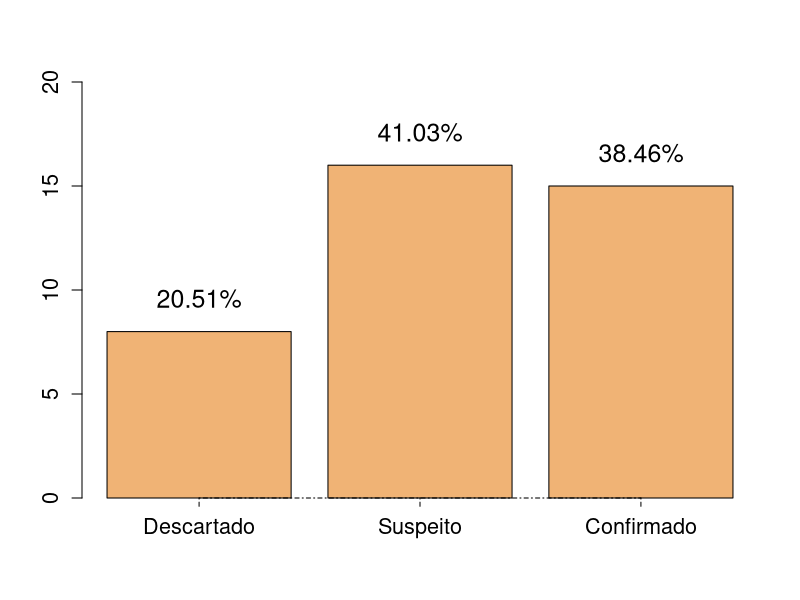
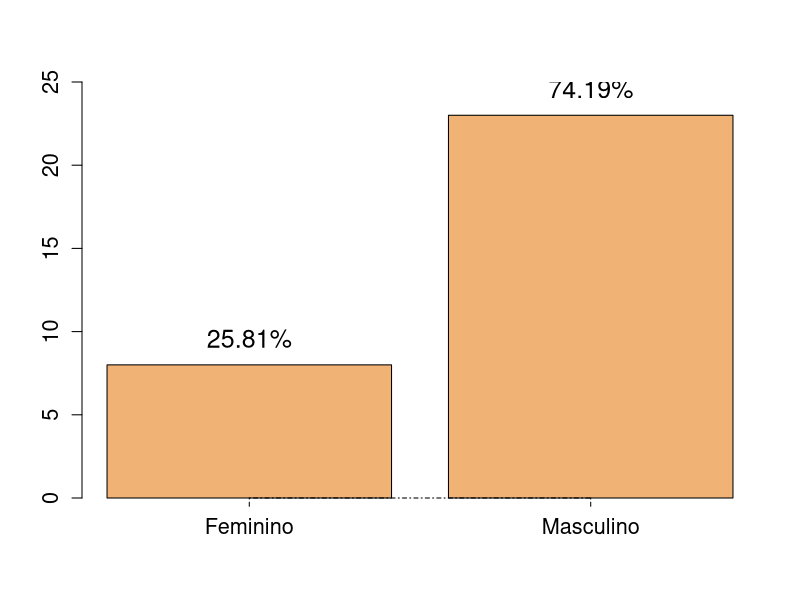
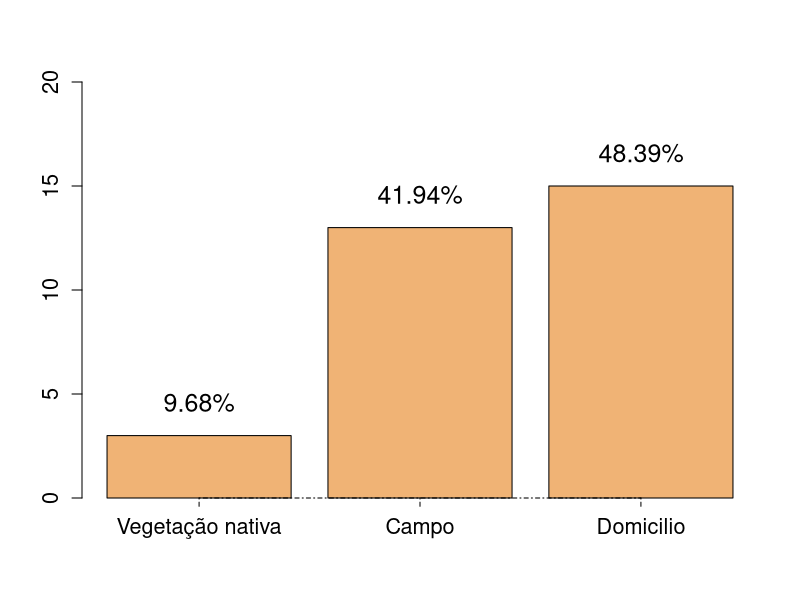
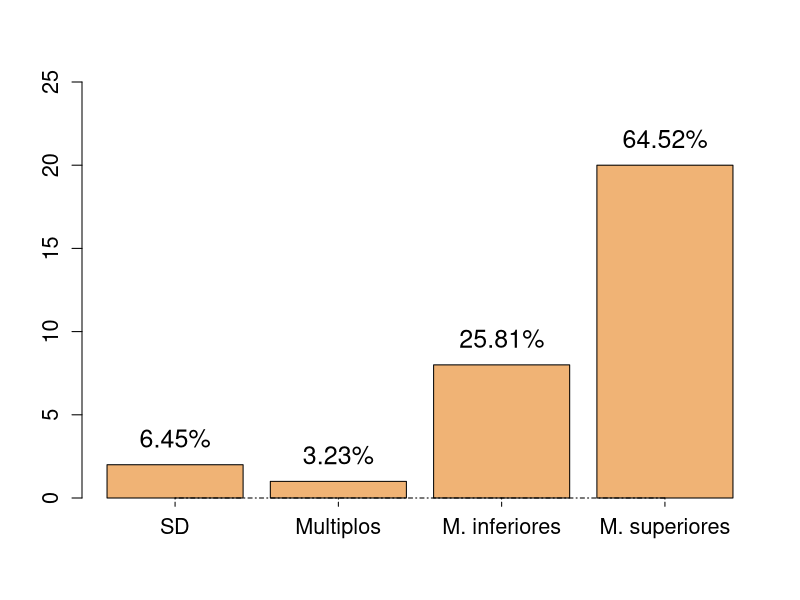
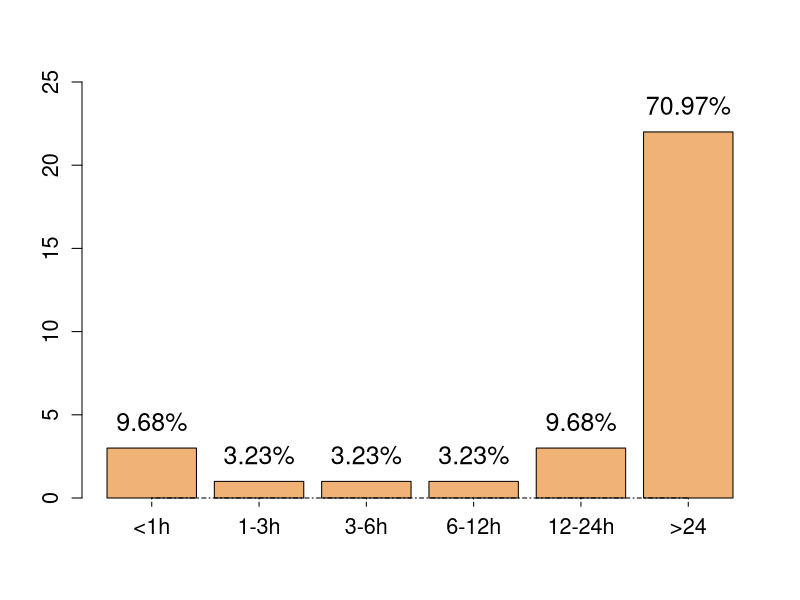
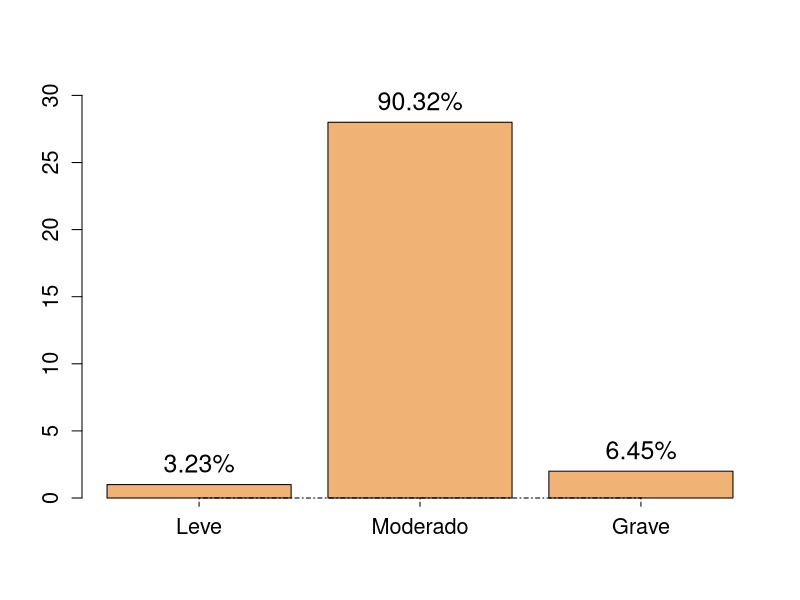
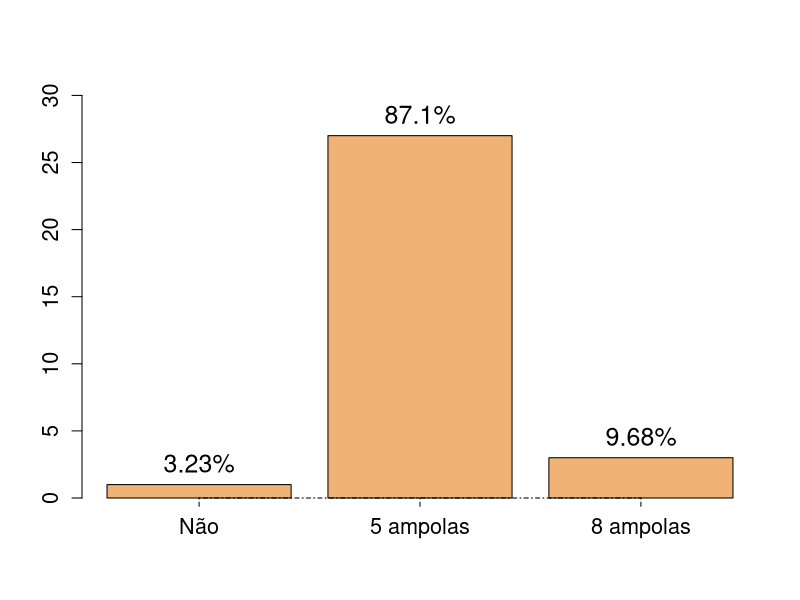
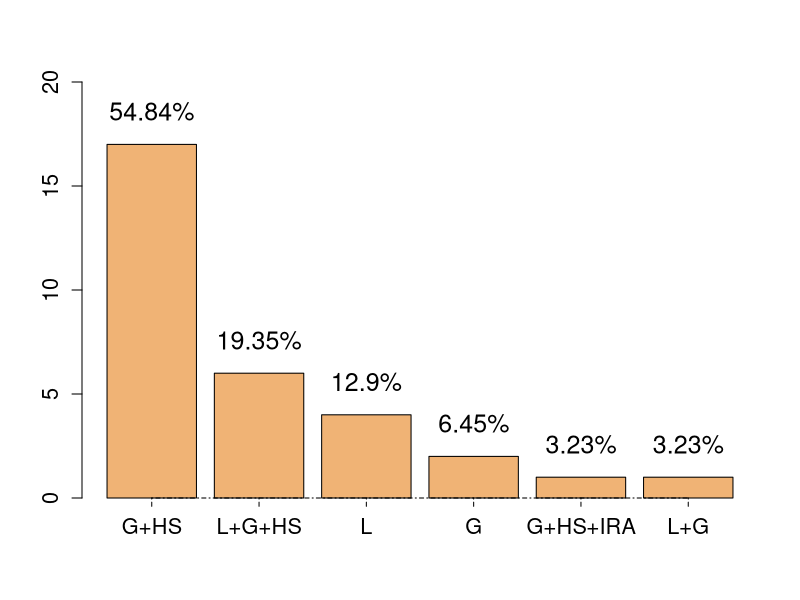

Here is the R script that generated these plots, in order:

library(ggplot2)

## Trabajo accidentes Lonomia en Misiones

class_final<-c("Descartado"= 8, "Suspeito"= 16, "Confirmado"= 15)
round(((class_final/(sum(class_final)))*100),2)
chisq.test(class_final, simulate.p.value = T)
a<-barplot(height=class_final, names=c("Descartado", "Suspeito", "Confirmado"), 
        col=rgb(0.9,0.5,0.1,0.6),
        ylim=c(0,20), 
        cex.names=1.3,
        cex.axis = 1.3,
        font = 15,
        axis.lty = 10)
text(a, class_final+1.6,paste(round((class_final/sum(class_final))*100, 2),"%", sep=""),cex=1.5) 



sexo=c("F"= 8, "M"=23)
chisq.test(sexo, simulate.p.value = T)
(sexo/sum(sexo))*100
c<-barplot(height=sexo, names=c("Feminino", "Masculino"), 
           col=rgb(0.9,0.5,0.1,0.6),
           ylim=c(0,25), 
           cex.names=1.3,
           cex.axis = 1.3,
           font = 15,
           axis.lty = 10)
text(c, sexo+1.6,paste(round((sexo/sum(sexo))*100, 2),"%", sep=""),cex=1.5) 



lugar=c("selva"=3 , "campo"=13 , "domicilio"=15 )
round(((lugar/sum(lugar))*100),2)
sum(lugar)
chisq.test(lugar, simulate.p.value = T)
chisq.test(lugar, simulate.p.value = T)$residuals
d<-barplot(height=lugar, names=c("Vegetação nativa","Campo", "Domicilio"), 
           col=rgb(0.9,0.5,0.1,0.6),
           ylim=c(0,20), 
           cex.names=1.3,
           cex.axis = 1.3,
           font = 15,
           axis.lty = 10)
text(d, lugar+1.6,paste(round((lugar/sum(lugar))*100, 2),"%", sep=""),cex=1.5) 

umbicación_picada=c("SD"=2, "multiples"= 1,  "MMII"= 8, "MMSS"= 20)
round((umbicación_picada/sum(umbicación_picada))*100,2)
chisq.test(umbicación_picada, simulate.p.value = T)
chisq.test(umbicación_picada, simulate.p.value = T)$residuals
e<-barplot(height=umbicación_picada, names=c("SD", "Multiplos",  "M. inferiores", "M. superiores"), 
           col=rgb(0.9,0.5,0.1,0.6),
           ylim=c(0,25), 
           cex.names=1.3,
           cex.axis = 1.3,
           font = 15,
           axis.lty = 10)
text(e, umbicación_picada+1.6,paste(round((umbicación_picada/sum(umbicación_picada))*100, 2),"%", sep=""),cex=1.5) 


tempo_atendimento=c("<1h"=3, "1-3h"= 1, "3-6h"= 1, "6-12h"=1, "12-24h"=3, ">24h"=22)
chisq.test(tempo_atendimento, simulate.p.value = T)
chisq.test(tempo_atendimento, simulate.p.value = T)$residuals
round((tempo_atendimento/(sum(tempo_atendimento))*100),2)
f<-barplot(height=tempo_atendimento, names=c("<1h", "1-3h", "3-6h", "6-12h", "12-24h", ">24"), 
           col=rgb(0.9,0.5,0.1,0.6),
           ylim=c(0,25), 
           cex.names=1.3,
           cex.axis = 1.3,
           font = 15,
           axis.lty = 10)
text(f, tempo_atendimento+1.6,paste(round((tempo_atendimento/sum(tempo_atendimento))*100, 2),"%", sep=""),cex=1.5)

classif<-c("leve"= 1, "moderado"= 28, "grave"= 2)
classif/sum(classif)*100
chisq.test(classif, simulate.p.value = T)
chisq.test(classif, simulate.p.value = T)$residuals
g<-barplot(height=classif, names=c("Leve", "Moderado", "Grave"), 
           col=rgb(0.9,0.5,0.1,0.6),
           ylim=c(0,31), 
           cex.names=1.3,
           cex.axis = 1.3,
           font = 15,
           axis.lty = 10)
text(g, classif+1.6,paste(round((classif/sum(classif))*100, 2),"%", sep=""),cex=1.5)

trat<-c("no"= 1, "5 ampollas"= 27, "8 ampollas"= 3)
round((trat/sum(trat))*100,2)
chisq.test(trat, simulate.p.value = T)
chisq.test(trat, simulate.p.value = T)$residuals
h<-barplot(height=trat, names=c("Não", "5 ampolas", "8 ampolas"), 
           col=rgb(0.9,0.5,0.1,0.6),
           ylim=c(0,31), 
           cex.names=1.3,
           cex.axis = 1.3,
           font = 15,
           axis.lty = 10)
text(h, trat+1.6,paste(round((trat/sum(trat))*100, 2),"%", sep=""),cex=1.5)


sintomas<-c(17, 6,	4,	2,	1,	1)
round((sintomas/sum(sintomas))*100,2)
chisq.test(sintomas, simulate.p.value = T)
chisq.test(sintomas, simulate.p.value = T)$residuals
i<-barplot(height=sintomas, names=c("G+HS","L+G+HS", "L", "G", "G+HS+IRA", "L+G"), 
           col=rgb(0.9,0.5,0.1,0.6),
           ylim=c(0,20), 
           cex.names=1.3,
           cex.axis = 1.3,
           font = 15,
           axis.lty = 10)
text(i, sintomas+1.6,paste(round((sintomas/sum(sintomas))*100, 2),"%", sep=""),cex=1.5)


ejemplar_id<-c("no"= 16, "traido"= 11, "foto"= 2,  "capturado"= 2)
round((ejemplar_id/sum(ejemplar_id))*100,2)
chisq.test(ejemplar_id, simulate.p.value = T)
chisq.test(ejemplar_id, simulate.p.value = T)$residuals
b<-barplot(height=ejemplar_id, names=c("Não", "Indivíduo", "Foto", "Capturado"), 
           col=rgb(0.9,0.5,0.1,0.6),
           ylim=c(0,20), 
           cex.names=1.3,
           cex.axis = 1.3,
           font = 15,
           axis.lty = 10)
text(b, ejemplar_id+1.6,paste(round((ejemplar_id/sum(ejemplar_id))*100, 2),"%", sep=""),cex=1.5) 


edad<-c(46, 22, 37, 3, 56, 14, 13, 34, 40, 5, 30, 12, 15, 11, 37, 15, 17, 9, 8, 9, 9, 6, 7, 17, 59, 2, 18, 59, 52, 12, 64)
boxplot(edad, col=rgb(0.9,0.5,0.1,0.6), boxwex = 0.5)
summary(edad)
shapiro.test(edad)
sd(edad)
mean(edad)

departamento=c("Gral Belgrano"=8, "Eldorado"= 2, "San Pedro"= 7, "Cainguas"= 2, "Guarani"= 9, "25 de Mayo"= 2, "Obera"=1)
chisq.test(departamento, simulate.p.value = T)
chisq.test(departamento, simulate.p.value = T)$residuals

ano=c("2014"= 7, "2015"= 12, "2016"= 6, "2017"=5, "2018"=1)
chisq.test(ano, simulate.p.value = T)
chisq.test(ano, simulate.p.value = T)$residuals
sum(ano)

mes=c("ene"= 6, "feb"=0, "mar"=0, "abr"=5, "may"=5, "jun"=0,
      "jul"=0, "ago"=0, "sep"=0, "oct"=0, "nov"=4, "dic"= 11)
chisq.test(mes, simulate.p.value = T)
chisq.test(mes, simulate.p.value = T)$residuals






